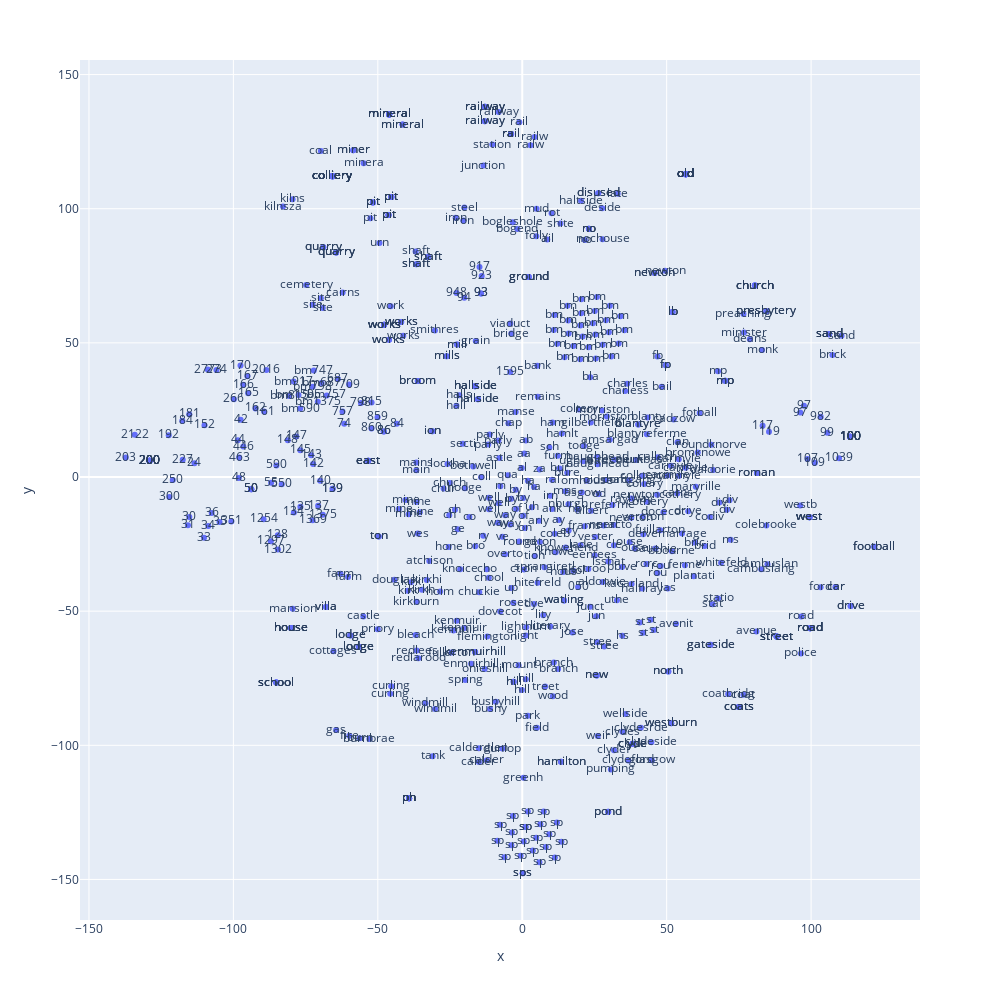

Source (notebook cell):
### Code cell
# visualize the labels in 2D scatter plot
data = pd.DataFrame(embeddings_tsne, columns=['x','y'])
data['text'] = text_labels
fig = px.scatter(data, x="x", y="y", text='text', width=1000, height=1000,)
fig.show()

### Figure 1 — Plotly figure (JSON) as saved in the notebook; plotly's stock layout.template omitted (floating-point values rounded to 4 significant figures; data arrays with more than 128 entries replaced by an {"elided": "..."} marker saying what was removed)
{"data": [{"hovertemplate": "x=%{x}<br>y=%{y}<br>text=%{text}<extra></extra>", "legendgroup": "", "marker": {"color": "#636efa", "symbol": "circle"}, "mode": "markers+text", "name": "", "orientation": "v", "showlegend": false, "text": {"elided": "649 str values"}, "type": "scatter", "x": {"elided": "649 float values"}, "xaxis": "x", "y": {"elided": "649 float values"}, "yaxis": "y"}], "layout": {"height": 1000, "legend": {"tracegroupgap": 0}, "margin": {"t": 60}, "width": 1000, "xaxis": {"anchor": "y", "domain": [0, 1], "title": {"text": "x"}}, "yaxis": {"anchor": "x", "domain": [0, 1], "title": {"text": "y"}}}}
